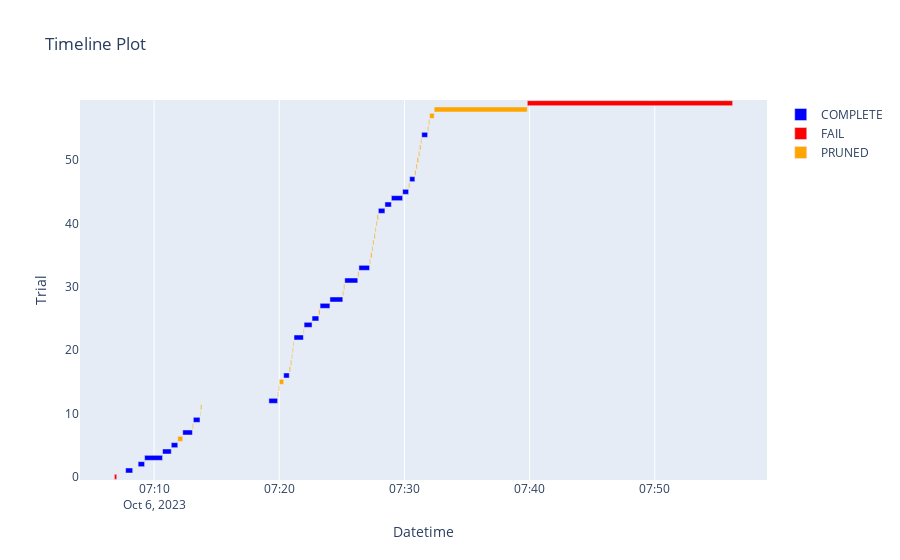

Notebook code for this chart:
### Code cell
fig = optuna.visualization.plot_timeline(study)
fig.show()

### Figure 1 — Plotly figure (JSON) as saved in the notebook; plotly's stock layout.template omitted (floating-point values rounded to 4 significant figures)
{"data": [{"base": ["2023-10-06T07:07:43.542236", "2023-10-06T07:08:43.585959", "2023-10-06T07:09:14.621059", "2023-10-06T07:10:40.761293", "2023-10-06T07:11:22.502689", "2023-10-06T07:12:17.408031", "2023-10-06T07:13:08.273239", "2023-10-06T07:19:10.340483", "2023-10-06T07:20:21.151691", "2023-10-06T07:21:10.882278", "2023-10-06T07:21:59.179063", "2023-10-06T07:22:37.310981", "2023-10-06T07:23:15.778386", "2023-10-06T07:24:02.875756", "2023-10-06T07:25:13.952633", "2023-10-06T07:26:21.840277", "2023-10-06T07:27:55.135316", "2023-10-06T07:28:26.543795", "2023-10-06T07:28:57.518149", "2023-10-06T07:29:51.595527", "2023-10-06T07:30:25.236534", "2023-10-06T07:31:23.105995"], "hovertemplate": "%{text}<extra>COMPLETE</extra>", "marker": {"color": "blue"}, "name": "COMPLETE", "orientation": "h", "text": ["{<br>  \"number\": 1,<br>  \"values\": [<br>    0.45815858244895935<br>  ],<br>  \"params\": {<br>    \"n_hidden\": 5,<br>    \"n_neurons\": 25,<br>    \"dropout\": 0.1,<br>    \"activation\": \"relu\",<br>    \"kern_init\": \"he_normal\",<br>    \"lr\": 0.00701809153078396,<br>    \"optimizer\": \"adam\",<br>    \"factor\": 0.6<br>  }<br>}", "{<br>  \"number\": 2,<br>  \"values\": [<br>    0.1997412145137787<br>  ],<br>  \"params\": {<br>    \"n_hidden\": 9,<br>    \"n_neurons\": 67,<br>    \"dropout\": 0.5,<br>    \"activation\": \"swish\",<br>    \"kern_init\": \"he_normal\",<br>    \"lr\": 0.01169910531152537,<br>    \"optimizer\": \"momentum\",<br>    \"momentum\": 0.6641277689920043,<br>    \"factor\": 0.8<br>  }<br>}", "{<br>  \"number\": 3,<br>  \"values\": [<br>    0.4369203746318817<br>  ],<br>  \"params\": {<br>    \"n_hidden\": 3,<br>    \"n_neurons\": 31,<br>    \"dropout\": 0.1,<br>    \"activation\": \"relu\",<br>    \"kern_init\": \"glorot_uniform\",<br>    \"lr\": 0.0018523030436323649,<br>    \"optimizer\": \"momentum\",<br>    \"momentum\": 0.35581895705742406,<br>    \"factor\": 0.2<br>  }<br>}", "{<br>  \"number\": 4,<br>  \"values\": [<br>    0.443996787071228<br>  ],<br>  \"params\": {<br>    \"n_hidden\": 3,<br>    \"n_neurons\": 64,<br>    \"dropout\": 0.0,<br>    \"activation\": \"relu\",<br>    \"kern_init\": \"he_normal\",<br>    \"lr\": 0.0061340664159167235,<br>    \"optimizer\": \"sgd\",<br>    \"factor\": 0.6<br>  }<br>}", "{<br>  \"number\": 5,<br>  \"values\": [<br>    0.45013535022735596<br>  ],<br>  \"params\": {<br>    \"n_hidden\": 5,<br>    \"n_neurons\": 72,<br>    \"dropout\": 0.1,<br>    \"activation\": \"relu\",<br>    \"kern_init\": \"he_normal\",<br>    \"lr\": 0.003426106747725177,<br>    \"optimizer\": \"adam\",<br>    \"factor\": 0.9<br>  }<br>}", "{<br>  \"number\": 7,<br>  \"values\": [<br>    0.46692150831222534<br>  ],<br>  \"params\": {<br>    \"n_hidden\": 5,<br>    \"n_neurons\": 25,<br>    \"dropout\": 0.2,<br>    \"activation\": \"relu\",<br>    \"kern_init\": \"he_normal\",<br>    \"lr\": 0.010456030880191092,<br>    \"optimizer\": \"adam\",<br>    \"factor\": 0.1<br>  }<br>}", "{<br>  \"number\": 9,<br>  \"values\": [<br>    0.45708325505256653<br>  ],<br>  \"params\": {<br>    \"n_hidden\": 7,<br>    \"n_neurons\": 17,<br>    \"dropout\": 0.0,<br>    \"activation\": \"relu\",<br>    \"kern_init\": \"he_normal\",<br>    \"lr\": 0.002911056512211,<br>    \"optimizer\": \"adam\",<br>    \"factor\": 0.5<br>  }<br>}", "{<br>  \"number\": 12,<br>  \"values\": [<br>    0.46650230884552<br>  ],<br>  \"params\": {<br>    \"n_hidden\": 6,<br>    \"n_neurons\": 27,<br>    \"dropout\": 0.2,<br>    \"activation\": \"relu\",<br>    \"kern_init\": \"he_normal\",<br>    \"lr\": 0.023584790307267067,<br>    \"optimizer\": \"adam\",<br>    \"factor\": 0.30000000000000004<br>  }<br>}", "{<br>  \"number\": 16,<br>  \"values\": [<br>    0.45364561676979065<br>  ],<br>  \"params\": {<br>    \"n_hidden\": 5,<br>    \"n_neurons\": 10,<br>    \"dropout\": 0.30000000000000004,<br>    \"activation\": \"relu\",<br>    \"kern_init\": \"he_normal\",<br>    \"lr\": 0.03288190921458509,<br>    \"optimizer\": \"adam\",<br>    \"factor\": 0.2<br>  }<br>}", "{<br>  \"number\": 22,<br>  \"values\": [<br>    0.45829489827156067<br>  ],<br>  \"params\": {<br>    \"n_hidden\": 5,<br>    \"n_neurons\": 27,<br>    \"dropout\": 0.1,<br>    \"activation\": \"relu\",<br>    \"kern_init\": \"he_normal\",<br>    \"lr\": 0.006332810444804418,<br>    \"optimizer\": \"adam\",<br>    \"factor\": 0.6<br>  }<br>}", "{<br>  \"number\": 24,<br>  \"values\": [<br>    0.47140538692474365<br>  ],<br>  \"params\": {<br>    \"n_hidden\": 8,<br>    \"n_neurons\": 38,<br>    \"dropout\": 0.2,<br>    \"activation\": \"relu\",<br>    \"kern_init\": \"he_normal\",<br>    \"lr\": 0.010221208306527889,<br>    \"optimizer\": \"adam\",<br>    \"factor\": 0.5<br>  }<br>}", "{<br>  \"number\": 25,<br>  \"values\": [<br>    0.4689892530441284<br>  ],<br>  \"params\": {<br>    \"n_hidden\": 8,<br>    \"n_neurons\": 80,<br>    \"dropout\": 0.2,<br>    \"activation\": \"relu\",<br>    \"kern_init\": \"he_normal\",<br>    \"lr\": 0.010830734702908941,<br>    \"optimizer\": \"adam\",<br>    \"factor\": 0.5<br>  }<br>}", "{<br>  \"number\": 27,<br>  \"values\": [<br>    0.4742353856563568<br>  ],<br>  \"params\": {<br>    \"n_hidden\": 8,<br>    \"n_neurons\": 55,<br>    \"dropout\": 0.30000000000000004,<br>    \"activation\": \"swish\",<br>    \"kern_init\": \"glorot_uniform\",<br>    \"lr\": 0.008813454099326799,<br>    \"optimizer\": \"adam\",<br>    \"factor\": 0.7000000000000001<br>  }<br>}", "{<br>  \"number\": 28,<br>  \"values\": [<br>    0.4716232419013977<br>  ],<br>  \"params\": {<br>    \"n_hidden\": 8,<br>    \"n_neurons\": 55,<br>    \"dropout\": 0.30000000000000004,<br>    \"activation\": \"swish\",<br>    \"kern_init\": \"glorot_uniform\",<br>    \"lr\": 0.00468434246920264,<br>    \"optimizer\": \"adam\",<br>    \"factor\": 0.7000000000000001<br>  }<br>}", "{<br>  \"number\": 31,<br>  \"values\": [<br>    0.4727904796600342<br>  ],<br>  \"params\": {<br>    \"n_hidden\": 10,<br>    \"n_neurons\": 43,<br>    \"dropout\": 0.30000000000000004,<br>    \"activation\": \"swish\",<br>    \"kern_init\": \"glorot_uniform\",<br>    \"lr\": 0.0075366551369421666,<br>    \"optimizer\": \"adam\",<br>    \"factor\": 0.9<br>  }<br>}", "{<br>  \"number\": 33,<br>  \"values\": [<br>    0.4629000127315521<br>  ],<br>  \"params\": {<br>    \"n_hidden\": 9,<br>    \"n_neurons\": 50,<br>    \"dropout\": 0.30000000000000004,<br>    \"activation\": \"swish\",<br>    \"kern_init\": \"glorot_uniform\",<br>    \"lr\": 0.004115956798145413,<br>    \"optimizer\": \"adam\",<br>    \"factor\": 0.8<br>  }<br>}", "{<br>  \"number\": 42,<br>  \"values\": [<br>    0.4588496685028076<br>  ],<br>  \"params\": {<br>    \"n_hidden\": 8,<br>    \"n_neurons\": 78,<br>    \"dropout\": 0.2,<br>    \"activation\": \"swish\",<br>    \"kern_init\": \"glorot_uniform\",<br>    \"lr\": 0.009896780358417217,<br>    \"optimizer\": \"adam\",<br>    \"factor\": 0.5<br>  }<br>}", "{<br>  \"number\": 43,<br>  \"values\": [<br>    0.46261152625083923<br>  ],<br>  \"params\": {<br>    \"n_hidden\": 8,<br>    \"n_neurons\": 69,<br>    \"dropout\": 0.2,<br>    \"activation\": \"swish\",<br>    \"kern_init\": \"glorot_uniform\",<br>    \"lr\": 0.011116885124800396,<br>    \"optimizer\": \"adam\",<br>    \"factor\": 0.5<br>  }<br>}", "{<br>  \"number\": 44,<br>  \"values\": [<br>    0.4742060899734497<br>  ],<br>  \"params\": {<br>    \"n_hidden\": 9,<br>    \"n_neurons\": 72,<br>    \"dropout\": 0.1,<br>    \"activation\": \"swish\",<br>    \"kern_init\": \"glorot_uniform\",<br>    \"lr\": 0.005447759359126292,<br>    \"optimizer\": \"adam\",<br>    \"factor\": 0.6<br>  }<br>}", "{<br>  \"number\": 45,<br>  \"values\": [<br>    0.46099209785461426<br>  ],<br>  \"params\": {<br>    \"n_hidden\": 9,<br>    \"n_neurons\": 73,<br>    \"dropout\": 0.0,<br>    \"activation\": \"swish\",<br>    \"kern_init\": \"glorot_uniform\",<br>    \"lr\": 0.003469533562775765,<br>    \"optimizer\": \"adam\",<br>    \"factor\": 0.6<br>  }<br>}", "{<br>  \"number\": 47,<br>  \"values\": [<br>    0.4659232497215271<br>  ],<br>  \"params\": {<br>    \"n_hidden\": 7,<br>    \"n_neurons\": 64,<br>    \"dropout\": 0.0,<br>    \"activation\": \"swish\",<br>    \"kern_init\": \"glorot_uniform\",<br>    \"lr\": 0.004953492732890882,<br>    \"optimizer\": \"adam\",<br>    \"factor\": 0.8<br>  }<br>}", "{<br>  \"number\": 54,<br>  \"values\": [<br>    0.4760556221008301<br>  ],<br>  \"params\": {<br>    \"n_hidden\": 9,<br>    \"n_neurons\": 72,<br>    \"dropout\": 0.2,<br>    \"activation\": \"relu\",<br>    \"kern_init\": \"he_normal\",<br>    \"lr\": 0.011202660824293517,<br>    \"optimizer\": \"adam\",<br>    \"factor\": 0.5<br>  }<br>}"], "textposition": "none", "type": "bar", "x": [34130.0, 31020.0, 86110.0, 41720.0, 31140.0, 46400.0, 31810.0, 41850.0, 26870.0, 44960.0, 38120.0, 32370.0, 47070.0, 61820.0, 62540.0, 51160.0, 31390.0, 30960.0, 54060.0, 28530.0, 24930.0, 28230.0], "y": [1, 2, 3, 4, 5, 7, 9, 12, 16, 22, 24, 25, 27, 28, 31, 33, 42, 43, 44, 45, 47, 54]}, {"base": ["2023-10-06T07:06:49.614652", "2023-10-06T07:39:49.045998"], "hovertemplate": "%{text}<extra>FAIL</extra>", "marker": {"color": "red"}, "name": "FAIL", "orientation": "h", "text": ["{<br>  \"number\": 0,<br>  \"values\": null,<br>  \"params\": {<br>    \"n_hidden\": 8,<br>    \"n_neurons\": 39,<br>    \"dropout\": 0.2,<br>    \"activation\": \"swish\",<br>    \"kern_init\": \"he_normal\",<br>    \"lr\": 0.0059321746469936255,<br>    \"optimizer\": \"sgd\",<br>    \"factor\": 0.6<br>  }<br>}", "{<br>  \"number\": 59,<br>  \"values\": null,<br>  \"params\": {<br>    \"n_hidden\": 7,<br>    \"n_neurons\": 66,<br>    \"dropout\": 0.1,<br>    \"activation\": \"swish\",<br>    \"kern_init\": \"he_normal\",<br>    \"lr\": 0.009276927650280067,<br>    \"optimizer\": \"adam\",<br>    \"factor\": 0.8<br>  }<br>}"], "textposition": "none", "type": "bar", "x": [11530.0, 984400.0], "y": [0, 59]}, {"base": ["2023-10-06T07:11:53.658862", "2023-10-06T07:13:03.818731", "2023-10-06T07:13:40.150570", "2023-10-06T07:13:43.094288", "2023-10-06T07:19:52.204193", "2023-10-06T07:19:56.186096", "2023-10-06T07:20:00.681084", "2023-10-06T07:20:48.038072", "2023-10-06T07:20:53.944969", "2023-10-06T07:20:59.254849", "2023-10-06T07:21:03.046780", "2023-10-06T07:21:07.061877", "2023-10-06T07:21:55.852859", "2023-10-06T07:23:09.694887", "2023-10-06T07:25:04.707171", "2023-10-06T07:25:08.984276", "2023-10-06T07:26:16.504507", "2023-10-06T07:27:13.024405", "2023-10-06T07:27:17.639874", "2023-10-06T07:27:24.510339", "2023-10-06T07:27:29.121119", "2023-10-06T07:27:34.361454", "2023-10-06T07:27:39.805758", "2023-10-06T07:27:44.213534", "2023-10-06T07:27:49.100141", "2023-10-06T07:30:20.139893", "2023-10-06T07:30:50.185940", "2023-10-06T07:30:55.567850", "2023-10-06T07:31:00.877767", "2023-10-06T07:31:07.492744", "2023-10-06T07:31:13.037313", "2023-10-06T07:31:18.874787", "2023-10-06T07:31:51.347322", "2023-10-06T07:31:56.122450", "2023-10-06T07:32:00.936703", "2023-10-06T07:32:22.726946"], "hovertemplate": "%{text}<extra>PRUNED</extra>", "marker": {"color": "orange"}, "name": "PRUNED", "orientation": "h", "text": ["{<br>  \"number\": 6,<br>  \"values\": [<br>    0.4213392734527588<br>  ],<br>  \"params\": {<br>    \"n_hidden\": 9,<br>    \"n_neurons\": 62,<br>    \"dropout\": 0.0,<br>    \"activation\": \"relu\",<br>    \"kern_init\": \"he_normal\",<br>    \"lr\": 0.014126697172154671,<br>    \"optimizer\": \"momentum\",<br>    \"momentum\": 0.22222298603592724,<br>    \"factor\": 0.6<br>  }<br>}", "{<br>  \"number\": 8,<br>  \"values\": [<br>    0.21811874210834503<br>  ],<br>  \"params\": {<br>    \"n_hidden\": 9,<br>    \"n_neurons\": 48,<br>    \"dropout\": 0.1,<br>    \"activation\": \"swish\",<br>    \"kern_init\": \"he_normal\",<br>    \"lr\": 0.0027811831139080427,<br>    \"optimizer\": \"sgd\",<br>    \"factor\": 0.4<br>  }<br>}", "{<br>  \"number\": 10,<br>  \"values\": [<br>    0.21889205276966095<br>  ],<br>  \"params\": {<br>    \"n_hidden\": 4,<br>    \"n_neurons\": 13,<br>    \"dropout\": 0.30000000000000004,<br>    \"activation\": \"relu\",<br>    \"kern_init\": \"glorot_uniform\",<br>    \"lr\": 0.00793610690467027,<br>    \"optimizer\": \"sgd\",<br>    \"factor\": 0.8<br>  }<br>}", "{<br>  \"number\": 11,<br>  \"values\": [<br>    0.1997412145137787<br>  ],<br>  \"params\": {<br>    \"n_hidden\": 11,<br>    \"n_neurons\": 41,<br>    \"dropout\": 0.30000000000000004,<br>    \"activation\": \"swish\",<br>    \"kern_init\": \"glorot_uniform\",<br>    \"lr\": 0.041279134099685366,<br>    \"optimizer\": \"adam\",<br>    \"factor\": 0.1<br>  }<br>}", "{<br>  \"number\": 13,<br>  \"values\": [<br>    0.390531986951828<br>  ],<br>  \"params\": {<br>    \"n_hidden\": 7,<br>    \"n_neurons\": 33,<br>    \"dropout\": 0.2,<br>    \"activation\": \"relu\",<br>    \"kern_init\": \"he_normal\",<br>    \"lr\": 0.027490387415087893,<br>    \"optimizer\": \"adam\",<br>    \"factor\": 0.30000000000000004<br>  }<br>}", "{<br>  \"number\": 14,<br>  \"values\": [<br>    0.1997412145137787<br>  ],<br>  \"params\": {<br>    \"n_hidden\": 6,<br>    \"n_neurons\": 49,<br>    \"dropout\": 0.4,<br>    \"activation\": \"relu\",<br>    \"kern_init\": \"he_normal\",<br>    \"lr\": 0.08823446106635348,<br>    \"optimizer\": \"adam\",<br>    \"factor\": 0.1<br>  }<br>}", "{<br>  \"number\": 15,<br>  \"values\": [<br>    0.41840848326683044<br>  ],<br>  \"params\": {<br>    \"n_hidden\": 2,<br>    \"n_neurons\": 22,<br>    \"dropout\": 0.2,<br>    \"activation\": \"swish\",<br>    \"kern_init\": \"glorot_uniform\",<br>    \"lr\": 0.019810577864847346,<br>    \"optimizer\": \"adam\",<br>    \"factor\": 0.30000000000000004<br>  }<br>}", "{<br>  \"number\": 17,<br>  \"values\": [<br>    0.38926416635513306<br>  ],<br>  \"params\": {<br>    \"n_hidden\": 12,<br>    \"n_neurons\": 36,<br>    \"dropout\": 0.2,<br>    \"activation\": \"relu\",<br>    \"kern_init\": \"he_normal\",<br>    \"lr\": 0.01637068513853286,<br>    \"optimizer\": \"adam\",<br>    \"factor\": 0.30000000000000004<br>  }<br>}", "{<br>  \"number\": 18,<br>  \"values\": [<br>    0.0<br>  ],<br>  \"params\": {<br>    \"n_hidden\": 8,<br>    \"n_neurons\": 26,<br>    \"dropout\": 0.4,<br>    \"activation\": \"relu\",<br>    \"kern_init\": \"he_normal\",<br>    \"lr\": 0.0012767607687677743,<br>    \"optimizer\": \"adam\",<br>    \"factor\": 0.1<br>  }<br>}", "{<br>  \"number\": 19,<br>  \"values\": [<br>    0.3234673738479614<br>  ],<br>  \"params\": {<br>    \"n_hidden\": 6,<br>    \"n_neurons\": 55,<br>    \"dropout\": 0.4,<br>    \"activation\": \"swish\",<br>    \"kern_init\": \"glorot_uniform\",<br>    \"lr\": 0.010141539636389993,<br>    \"optimizer\": \"momentum\",<br>    \"momentum\": 0.8463135285785977,<br>    \"factor\": 0.4<br>  }<br>}", "{<br>  \"number\": 20,<br>  \"values\": [<br>    0.38150519132614136<br>  ],<br>  \"params\": {<br>    \"n_hidden\": 4,<br>    \"n_neurons\": 41,<br>    \"dropout\": 0.2,<br>    \"activation\": \"relu\",<br>    \"kern_init\": \"he_normal\",<br>    \"lr\": 0.05386064695579165,<br>    \"optimizer\": \"sgd\",<br>    \"factor\": 0.2<br>  }<br>}", "{<br>  \"number\": 21,<br>  \"values\": [<br>    0.38568541407585144<br>  ],<br>  \"params\": {<br>    \"n_hidden\": 6,<br>    \"n_neurons\": 20,<br>    \"dropout\": 0.30000000000000004,<br>    \"activation\": \"relu\",<br>    \"kern_init\": \"he_normal\",<br>    \"lr\": 0.020506280962289222,<br>    \"optimizer\": \"adam\",<br>    \"factor\": 0.4<br>  }<br>}", "{<br>  \"number\": 23,<br>  \"values\": [<br>    0.42374685406684875<br>  ],<br>  \"params\": {<br>    \"n_hidden\": 4,<br>    \"n_neurons\": 29,<br>    \"dropout\": 0.1,<br>    \"activation\": \"relu\",<br>    \"kern_init\": \"he_normal\",<br>    \"lr\": 0.005440800978258353,<br>    \"optimizer\": \"adam\",<br>    \"factor\": 0.7000000000000001<br>  }<br>}", "{<br>  \"number\": 26,<br>  \"values\": [<br>    0.4228757321834564<br>  ],<br>  \"params\": {<br>    \"n_hidden\": 10,<br>    \"n_neurons\": 77,<br>    \"dropout\": 0.2,<br>    \"activation\": \"relu\",<br>    \"kern_init\": \"he_normal\",<br>    \"lr\": 0.012783544705794509,<br>    \"optimizer\": \"adam\",<br>    \"factor\": 0.5<br>  }<br>}", "{<br>  \"number\": 29,<br>  \"values\": [<br>    0.12446510791778564<br>  ],<br>  \"params\": {<br>    \"n_hidden\": 8,<br>    \"n_neurons\": 57,<br>    \"dropout\": 0.5,<br>    \"activation\": \"swish\",<br>    \"kern_init\": \"glorot_uniform\",<br>    \"lr\": 0.004454711519713492,<br>    \"optimizer\": \"sgd\",<br>    \"factor\": 0.7000000000000001<br>  }<br>}", "{<br>  \"number\": 30,<br>  \"values\": [<br>    0.09021814167499542<br>  ],<br>  \"params\": {<br>    \"n_hidden\": 10,<br>    \"n_neurons\": 54,<br>    \"dropout\": 0.4,<br>    \"activation\": \"swish\",<br>    \"kern_init\": \"glorot_uniform\",<br>    \"lr\": 0.008716006685553926,<br>    \"optimizer\": \"momentum\",<br>    \"momentum\": 0.11580080647306373,<br>    \"factor\": 0.7000000000000001<br>  }<br>}", "{<br>  \"number\": 32,<br>  \"values\": [<br>    0.42557477951049805<br>  ],<br>  \"params\": {<br>    \"n_hidden\": 10,<br>    \"n_neurons\": 42,<br>    \"dropout\": 0.30000000000000004,<br>    \"activation\": \"swish\",<br>    \"kern_init\": \"glorot_uniform\",<br>    \"lr\": 0.007634781003351014,<br>    \"optimizer\": \"adam\",<br>    \"factor\": 0.9<br>  }<br>}", "{<br>  \"number\": 34,<br>  \"values\": [<br>    0.42308321595191956<br>  ],<br>  \"params\": {<br>    \"n_hidden\": 8,<br>    \"n_neurons\": 36,<br>    \"dropout\": 0.4,<br>    \"activation\": \"swish\",<br>    \"kern_init\": \"glorot_uniform\",<br>    \"lr\": 0.005203930370253015,<br>    \"optimizer\": \"adam\",<br>    \"factor\": 0.8<br>  }<br>}", "{<br>  \"number\": 35,<br>  \"values\": [<br>    0.14313055574893951<br>  ],<br>  \"params\": {<br>    \"n_hidden\": 11,<br>    \"n_neurons\": 59,<br>    \"dropout\": 0.30000000000000004,<br>    \"activation\": \"swish\",<br>    \"kern_init\": \"glorot_uniform\",<br>    \"lr\": 0.00667963236859709,<br>    \"optimizer\": \"momentum\",<br>    \"momentum\": 0.49641694272318065,<br>    \"factor\": 0.9<br>  }<br>}", "{<br>  \"number\": 36,<br>  \"values\": [<br>    0.42315617203712463<br>  ],<br>  \"params\": {<br>    \"n_hidden\": 7,<br>    \"n_neurons\": 68,<br>    \"dropout\": 0.30000000000000004,<br>    \"activation\": \"swish\",<br>    \"kern_init\": \"glorot_uniform\",<br>    \"lr\": 0.008703114740537666,<br>    \"optimizer\": \"adam\",<br>    \"factor\": 0.7000000000000001<br>  }<br>}", "{<br>  \"number\": 37,<br>  \"values\": [<br>    0.32090243697166443<br>  ],<br>  \"params\": {<br>    \"n_hidden\": 9,<br>    \"n_neurons\": 45,<br>    \"dropout\": 0.4,<br>    \"activation\": \"swish\",<br>    \"kern_init\": \"glorot_uniform\",<br>    \"lr\": 0.014138534618223002,<br>    \"optimizer\": \"adam\",<br>    \"factor\": 0.8<br>  }<br>}", "{<br>  \"number\": 38,<br>  \"values\": [<br>    0.19975902140140533<br>  ],<br>  \"params\": {<br>    \"n_hidden\": 11,<br>    \"n_neurons\": 52,<br>    \"dropout\": 0.30000000000000004,<br>    \"activation\": \"swish\",<br>    \"kern_init\": \"glorot_uniform\",<br>    \"lr\": 0.006842534348548896,<br>    \"optimizer\": \"momentum\",<br>    \"momentum\": 0.8801456200731811,<br>    \"factor\": 0.6<br>  }<br>}", "{<br>  \"number\": 39,<br>  \"values\": [<br>    0.42928725481033325<br>  ],<br>  \"params\": {<br>    \"n_hidden\": 7,<br>    \"n_neurons\": 65,<br>    \"dropout\": 0.5,<br>    \"activation\": \"swish\",<br>    \"kern_init\": \"glorot_uniform\",<br>    \"lr\": 0.004131411039572496,<br>    \"optimizer\": \"adam\",<br>    \"factor\": 0.9<br>  }<br>}", "{<br>  \"number\": 40,<br>  \"values\": [<br>    0.13049599528312683<br>  ],<br>  \"params\": {<br>    \"n_hidden\": 10,<br>    \"n_neurons\": 46,<br>    \"dropout\": 0.30000000000000004,<br>    \"activation\": \"swish\",<br>    \"kern_init\": \"glorot_uniform\",<br>    \"lr\": 0.0023193929810582997,<br>    \"optimizer\": \"sgd\",<br>    \"factor\": 0.5<br>  }<br>}", "{<br>  \"number\": 41,<br>  \"values\": [<br>    0.2997818887233734<br>  ],<br>  \"params\": {<br>    \"n_hidden\": 9,<br>    \"n_neurons\": 61,<br>    \"dropout\": 0.4,<br>    \"activation\": \"swish\",<br>    \"kern_init\": \"glorot_uniform\",<br>    \"lr\": 0.012385508999276847,<br>    \"optimizer\": \"adam\",<br>    \"factor\": 0.6<br>  }<br>}", "{<br>  \"number\": 46,<br>  \"values\": [<br>    0.4385392367839813<br>  ],<br>  \"params\": {<br>    \"n_hidden\": 9,<br>    \"n_neurons\": 36,<br>    \"dropout\": 0.1,<br>    \"activation\": \"swish\",<br>    \"kern_init\": \"glorot_uniform\",<br>    \"lr\": 0.008433344243043636,<br>    \"optimizer\": \"adam\",<br>    \"factor\": 0.7000000000000001<br>  }<br>}", "{<br>  \"number\": 48,<br>  \"values\": [<br>    0.011406518518924713<br>  ],<br>  \"params\": {<br>    \"n_hidden\": 12,<br>    \"n_neurons\": 44,<br>    \"dropout\": 0.1,<br>    \"activation\": \"swish\",<br>    \"kern_init\": \"glorot_uniform\",<br>    \"lr\": 0.006014347042257994,<br>    \"optimizer\": \"sgd\",<br>    \"factor\": 0.6<br>  }<br>}", "{<br>  \"number\": 49,<br>  \"values\": [<br>    0.4352387487888336<br>  ],<br>  \"params\": {<br>    \"n_hidden\": 10,<br>    \"n_neurons\": 33,<br>    \"dropout\": 0.30000000000000004,<br>    \"activation\": \"swish\",<br>    \"kern_init\": \"glorot_uniform\",<br>    \"lr\": 0.005925070716789412,<br>    \"optimizer\": \"adam\",<br>    \"factor\": 0.7000000000000001<br>  }<br>}", "{<br>  \"number\": 50,<br>  \"values\": [<br>    0.43949559330940247<br>  ],<br>  \"params\": {<br>    \"n_hidden\": 11,<br>    \"n_neurons\": 52,<br>    \"dropout\": 0.2,<br>    \"activation\": \"swish\",<br>    \"kern_init\": \"glorot_uniform\",<br>    \"lr\": 0.007213614498116837,<br>    \"optimizer\": \"adam\",<br>    \"factor\": 0.4<br>  }<br>}", "{<br>  \"number\": 51,<br>  \"values\": [<br>    0.21802888810634613<br>  ],<br>  \"params\": {<br>    \"n_hidden\": 8,<br>    \"n_neurons\": 40,<br>    \"dropout\": 0.30000000000000004,<br>    \"activation\": \"swish\",<br>    \"kern_init\": \"glorot_uniform\",<br>    \"lr\": 0.00338925337968423,<br>    \"optimizer\": \"momentum\",<br>    \"momentum\": 0.6117198060996258,<br>    \"factor\": 0.9<br>  }<br>}", "{<br>  \"number\": 52,<br>  \"values\": [<br>    0.3514668941497803<br>  ],<br>  \"params\": {<br>    \"n_hidden\": 8,<br>    \"n_neurons\": 74,<br>    \"dropout\": 0.2,<br>    \"activation\": \"relu\",<br>    \"kern_init\": \"he_normal\",<br>    \"lr\": 0.00998465188806313,<br>    \"optimizer\": \"adam\",<br>    \"factor\": 0.5<br>  }<br>}", "{<br>  \"number\": 53,<br>  \"values\": [<br>    0.4259461760520935<br>  ],<br>  \"params\": {<br>    \"n_hidden\": 7,<br>    \"n_neurons\": 80,<br>    \"dropout\": 0.1,<br>    \"activation\": \"relu\",<br>    \"kern_init\": \"he_normal\",<br>    \"lr\": 0.00782484487948931,<br>    \"optimizer\": \"adam\",<br>    \"factor\": 0.4<br>  }<br>}", "{<br>  \"number\": 55,<br>  \"values\": [<br>    0.42962950468063354<br>  ],<br>  \"params\": {<br>    \"n_hidden\": 9,<br>    \"n_neurons\": 71,<br>    \"dropout\": 0.2,<br>    \"activation\": \"relu\",<br>    \"kern_init\": \"he_normal\",<br>    \"lr\": 0.01785118098414132,<br>    \"optimizer\": \"adam\",<br>    \"factor\": 0.7000000000000001<br>  }<br>}", "{<br>  \"number\": 56,<br>  \"values\": [<br>    0.002457002177834511<br>  ],<br>  \"params\": {<br>    \"n_hidden\": 9,<br>    \"n_neurons\": 62,<br>    \"dropout\": 0.30000000000000004,<br>    \"activation\": \"relu\",<br>    \"kern_init\": \"he_normal\",<br>    \"lr\": 0.014937864762254015,<br>    \"optimizer\": \"adam\",<br>    \"factor\": 0.6<br>  }<br>}", "{<br>  \"number\": 57,<br>  \"values\": [<br>    0.4279325604438782<br>  ],<br>  \"params\": {<br>    \"n_hidden\": 10,<br>    \"n_neurons\": 47,<br>    \"dropout\": 0.2,<br>    \"activation\": \"swish\",<br>    \"kern_init\": \"glorot_uniform\",<br>    \"lr\": 0.012550756527642334,<br>    \"optimizer\": \"adam\",<br>    \"factor\": 0.6<br>  }<br>}", "{<br>  \"number\": 58,<br>  \"values\": [<br>    0.1278885006904602<br>  ],<br>  \"params\": {<br>    \"n_hidden\": 9,<br>    \"n_neurons\": 39,<br>    \"dropout\": 0.30000000000000004,<br>    \"activation\": \"relu\",<br>    \"kern_init\": \"he_normal\",<br>    \"lr\": 0.005309378303562699,<br>    \"optimizer\": \"adam\",<br>    \"factor\": 0.5<br>  }<br>}"], "textposition": "none", "type": "bar", "x": [23740.0, 4443.0, 2934.0, 5872.0, 3970.0, 4484.0, 20460.0, 5889.0, 5300.0, 3777.0, 4004.0, 3809.0, 3317.0, 6073.0, 4267.0, 4958.0, 5279.0, 4603.0, 6722.0, 4599.0, 5229.0, 5435.0, 4398.0, 4874.0, 6023.0, 5087.0, 5372.0, 5299.0, 6605, 5469.0, 5813.0, 4221.0, 4765.0, 4791.0, 21770.0, 446300.0], "y": [6, 8, 10, 11, 13, 14, 15, 17, 18, 19, 20, 21, 23, 26, 29, 30, 32, 34, 35, 36, 37, 38, 39, 40, 41, 46, 48, 49, 50, 51, 52, 53, 55, 56, 57, 58]}], "layout": {"autosize": true, "showlegend": true, "title": {"text": "Timeline Plot"}, "xaxis": {"autorange": true, "range": ["2023-10-06 07:04:04.9583", "2023-10-06 07:58:58.086"], "title": {"text": "Datetime"}, "type": "date"}, "yaxis": {"autorange": true, "range": [-0.5, 59.5], "title": {"text": "Trial"}, "type": "linear"}}}
